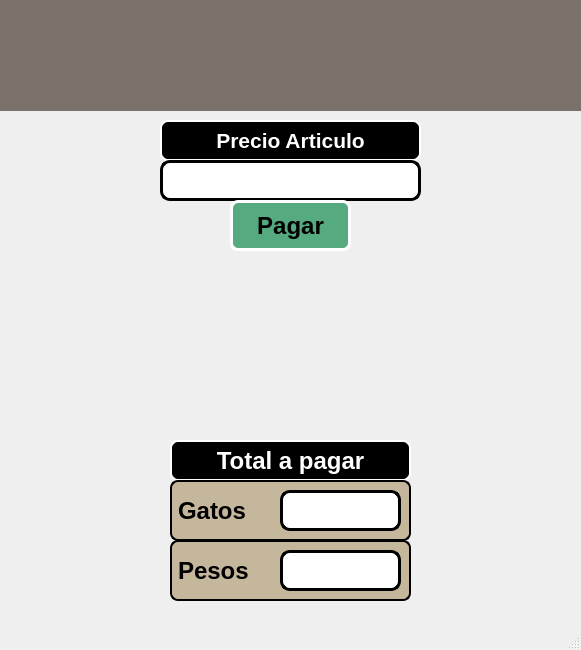
<?xml version="1.0" encoding="UTF-8"?>
<ui version="4.0">
 <class>MainWindow</class>
 <widget class="QMainWindow" name="MainWindow">
  <property name="geometry">
   <rect>
    <x>0</x>
    <y>0</y>
    <width>581</width>
    <height>650</height>
   </rect>
  </property>
  <property name="windowTitle">
   <string>MainWindow</string>
  </property>
  <widget class="QWidget" name="centralwidget">
   <widget class="QLabel" name="label_2">
    <property name="geometry">
     <rect>
      <x>0</x>
      <y>0</y>
      <width>581</width>
      <height>111</height>
     </rect>
    </property>
    <property name="styleSheet">
     <string notr="true">background-color: rgb(122, 113, 107);</string>
    </property>
    <property name="text">
     <string/>
    </property>
    <property name="pixmap">
     <pixmap resource="../PIP_Equipo4_Unidad1_Clase/recursos_proyectos.qrc">:/imgUAT/imagenes/uat.png</pixmap>
    </property>
    <property name="scaledContents">
     <bool>true</bool>
    </property>
   </widget>
   <widget class="QLabel" name="label_3">
    <property name="geometry">
     <rect>
      <x>380</x>
      <y>450</y>
      <width>241</width>
      <height>181</height>
     </rect>
    </property>
    <property name="text">
     <string/>
    </property>
    <property name="pixmap">
     <pixmap>../PIP_Equipo4_Unidad1_Clase/imagenes/Equipo4.png</pixmap>
    </property>
    <property name="scaledContents">
     <bool>true</bool>
    </property>
   </widget>
   <widget class="QLabel" name="label">
    <property name="geometry">
     <rect>
      <x>0</x>
      <y>100</y>
      <width>581</width>
      <height>521</height>
     </rect>
    </property>
    <property name="text">
     <string/>
    </property>
    <property name="pixmap">
     <pixmap>imagenes/gato.jpg</pixmap>
    </property>
    <property name="scaledContents">
     <bool>true</bool>
    </property>
   </widget>
   <widget class="QLabel" name="label_5">
    <property name="geometry">
     <rect>
      <x>160</x>
      <y>120</y>
      <width>261</width>
      <height>41</height>
     </rect>
    </property>
    <property name="font">
     <font>
      <pointsize>16</pointsize>
      <weight>75</weight>
      <bold>true</bold>
     </font>
    </property>
    <property name="styleSheet">
     <string notr="true">color: rgb(255, 255, 255);
background-color: rgb(0, 0, 0);
border: 2px solid white;
border-radius: 8px;</string>
    </property>
    <property name="text">
     <string>Precio Articulo</string>
    </property>
    <property name="alignment">
     <set>Qt::AlignCenter</set>
    </property>
   </widget>
   <widget class="QLineEdit" name="txt_precio">
    <property name="geometry">
     <rect>
      <x>160</x>
      <y>160</y>
      <width>261</width>
      <height>41</height>
     </rect>
    </property>
    <property name="font">
     <font>
      <pointsize>18</pointsize>
      <weight>75</weight>
      <bold>true</bold>
     </font>
    </property>
    <property name="styleSheet">
     <string notr="true">border: 3px solid black;
border-radius: 10px;</string>
    </property>
    <property name="text">
     <string/>
    </property>
    <property name="alignment">
     <set>Qt::AlignCenter</set>
    </property>
   </widget>
   <widget class="QPushButton" name="btn_pagar">
    <property name="geometry">
     <rect>
      <x>230</x>
      <y>200</y>
      <width>121</width>
      <height>51</height>
     </rect>
    </property>
    <property name="font">
     <font>
      <pointsize>18</pointsize>
      <weight>75</weight>
      <bold>true</bold>
     </font>
    </property>
    <property name="styleSheet">
     <string notr="true">border: 3px solid white;
border-radius: 8px;
background-color: rgb(85, 170, 127);</string>
    </property>
    <property name="text">
     <string>Pagar</string>
    </property>
   </widget>
   <widget class="QLabel" name="label_6">
    <property name="geometry">
     <rect>
      <x>170</x>
      <y>440</y>
      <width>241</width>
      <height>41</height>
     </rect>
    </property>
    <property name="font">
     <font>
      <pointsize>18</pointsize>
      <weight>75</weight>
      <bold>true</bold>
     </font>
    </property>
    <property name="styleSheet">
     <string notr="true">color: rgb(255, 255, 255);
background-color: rgb(0, 0, 0);
border: 2px solid white;
border-radius: 8px;</string>
    </property>
    <property name="text">
     <string>Total a pagar</string>
    </property>
    <property name="alignment">
     <set>Qt::AlignCenter</set>
    </property>
   </widget>
   <widget class="QLabel" name="label_7">
    <property name="geometry">
     <rect>
      <x>170</x>
      <y>480</y>
      <width>241</width>
      <height>61</height>
     </rect>
    </property>
    <property name="font">
     <font>
      <pointsize>18</pointsize>
      <weight>75</weight>
      <bold>true</bold>
     </font>
    </property>
    <property name="styleSheet">
     <string notr="true">background-color: rgb(197, 183, 156);
border: 2px solid black;
border-radius: 8px;</string>
    </property>
    <property name="text">
     <string>Gatos</string>
    </property>
    <property name="alignment">
     <set>Qt::AlignLeading|Qt::AlignLeft|Qt::AlignVCenter</set>
    </property>
   </widget>
   <widget class="QLabel" name="label_8">
    <property name="geometry">
     <rect>
      <x>170</x>
      <y>540</y>
      <width>241</width>
      <height>61</height>
     </rect>
    </property>
    <property name="font">
     <font>
      <pointsize>18</pointsize>
      <weight>75</weight>
      <bold>true</bold>
     </font>
    </property>
    <property name="styleSheet">
     <string notr="true">background-color: rgb(197, 183, 156);
border: 2px solid black;
border-radius: 8px;</string>
    </property>
    <property name="text">
     <string>Pesos</string>
    </property>
    <property name="alignment">
     <set>Qt::AlignLeading|Qt::AlignLeft|Qt::AlignVCenter</set>
    </property>
   </widget>
   <widget class="QLineEdit" name="txt_gatos">
    <property name="geometry">
     <rect>
      <x>280</x>
      <y>490</y>
      <width>121</width>
      <height>41</height>
     </rect>
    </property>
    <property name="font">
     <font>
      <pointsize>18</pointsize>
      <weight>75</weight>
      <bold>true</bold>
     </font>
    </property>
    <property name="styleSheet">
     <string notr="true">border: 3px solid black;
border-radius: 10px;</string>
    </property>
    <property name="text">
     <string/>
    </property>
    <property name="alignment">
     <set>Qt::AlignCenter</set>
    </property>
   </widget>
   <widget class="QLineEdit" name="txt_pesos">
    <property name="geometry">
     <rect>
      <x>280</x>
      <y>550</y>
      <width>121</width>
      <height>41</height>
     </rect>
    </property>
    <property name="font">
     <font>
      <pointsize>18</pointsize>
      <weight>75</weight>
      <bold>true</bold>
     </font>
    </property>
    <property name="styleSheet">
     <string notr="true">border: 3px solid black;
border-radius: 10px;</string>
    </property>
    <property name="text">
     <string/>
    </property>
    <property name="alignment">
     <set>Qt::AlignCenter</set>
    </property>
   </widget>
   <zorder>label_2</zorder>
   <zorder>label</zorder>
   <zorder>label_3</zorder>
   <zorder>label_5</zorder>
   <zorder>txt_precio</zorder>
   <zorder>btn_pagar</zorder>
   <zorder>label_6</zorder>
   <zorder>label_7</zorder>
   <zorder>label_8</zorder>
   <zorder>txt_gatos</zorder>
   <zorder>txt_pesos</zorder>
  </widget>
  <widget class="QMenuBar" name="menubar">
   <property name="geometry">
    <rect>
     <x>0</x>
     <y>0</y>
     <width>581</width>
     <height>26</height>
    </rect>
   </property>
  </widget>
  <widget class="QStatusBar" name="statusbar"/>
 </widget>
 <resources>
  <include location="../PIP_Equipo4_Unidad1_Clase/recursos_proyectos.qrc"/>
  <include location="../../Qt/Qt5.12.5/5.12.5/msvc2017_64/PIP_Equipo4_Unidad1_Clase/recursos_proyectos.qrc"/>
 </resources>
 <connections/>
</ui>
